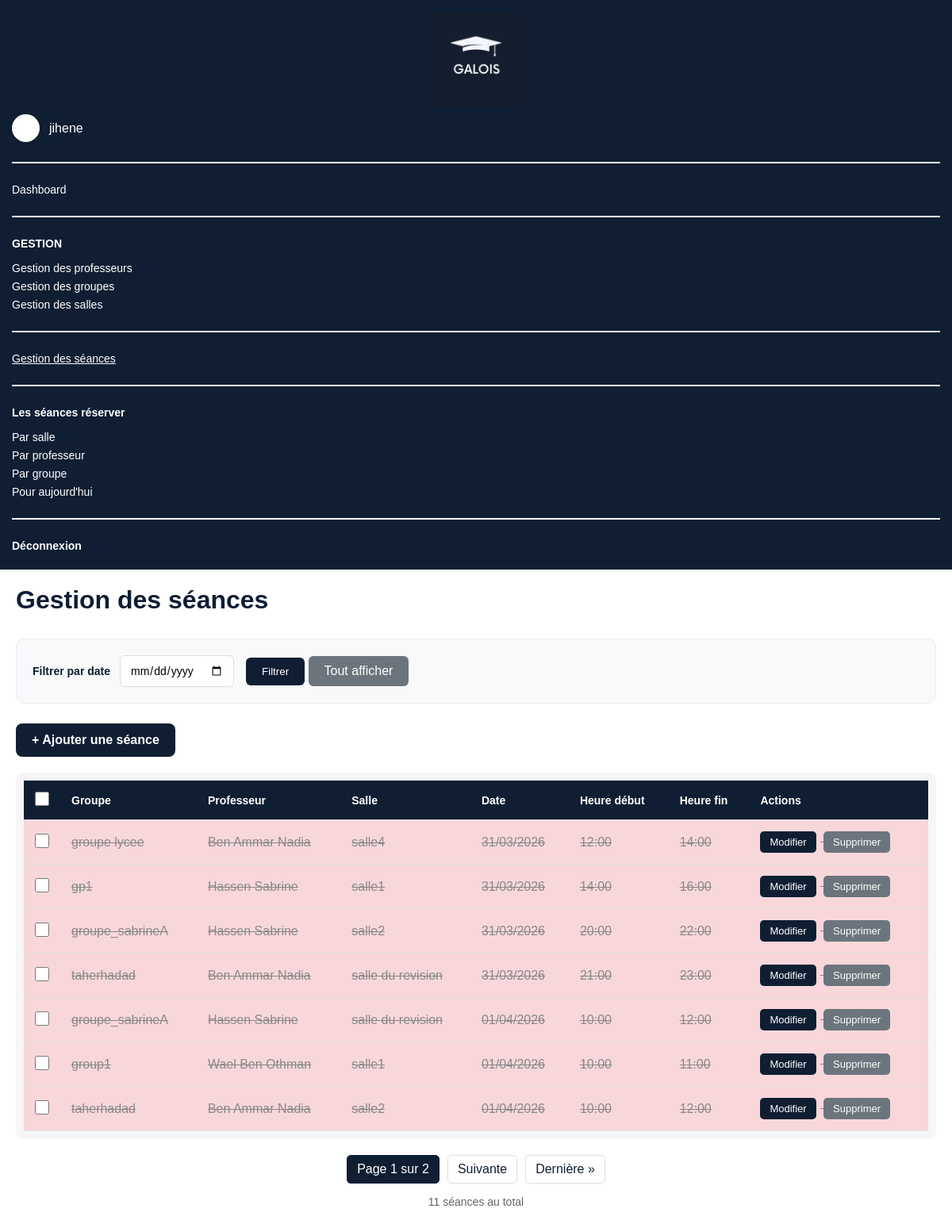
Page /seances/ (signed in) on the committed database.
### emploi_du_temps/models.py (models this page shows, shortened)
class Seance(models.Model):
    groupe = models.ForeignKey(Groupe, on_delete=models.CASCADE, related_name='seances')
    salle = models.ForeignKey(Salle, on_delete=models.CASCADE, related_name='seances')
    date = models.DateField()
    heure_debut = models.TimeField()
    heure_fin = models.TimeField()
    class Meta:
        ordering = ['date', 'heure_debut']
    def est_passee(self):
        now = timezone.now()
        return timezone.make_aware(
            timezone.datetime.combine(self.date, self.heure_fin)
        ) < now

class Groupe(models.Model):
    nom = models.CharField(max_length=100)
    professeur = models.ForeignKey(Professeur, on_delete=models.CASCADE, related_name='groupes')
    matiere = models.ForeignKey(Matiere, on_delete=models.CASCADE, related_name='groupes')
    nombre_etudiants = models.IntegerField()
    class Meta:
        unique_together = ('nom', 'professeur', 'matiere')

class Professeur(models.Model):
    user = models.OneToOneField(User, on_delete=models.CASCADE, null=True, blank=True)
    nom = models.CharField(max_length=100)
    prenom = models.CharField(max_length=100)
    email = models.EmailField(unique=True)
    telephone = models.CharField(max_length=20, unique=True)
    matiere = models.ForeignKey(Matiere, on_delete=models.SET_NULL, null=True, blank=True, related_name='professeurs')
    class Meta:
        verbose_name_plural = "professeurs"
    @property
    def nom_complet(self):
        return f"{self.prenom} {self.nom}"

class Salle(models.Model):
    nom = models.CharField(max_length=50, unique=True)
    capacite = models.IntegerField()

### emploi_du_temps/views.py (the view)
# urls.py: path('seances/', views.liste_seances, name='seances'),
@login_required
@login_required
def liste_seances(request):
    from datetime import datetime
    date_filter = request.GET.get('date_filter', '')
    seances = Seance.objects.all().select_related('groupe', 'salle', 'groupe__professeur').order_by('date', 'heure_debut')
    if date_filter:
        try:
            filter_date = datetime.strptime(date_filter, '%Y-%m-%d').date()
            seances = seances.filter(date=filter_date)
        except ValueError:
            pass
    paginator = Paginator(seances, 7)
    page = request.GET.get('page', 1)
    try:
        seances_page = paginator.page(page)
    except PageNotAnInteger:
        seances_page = paginator.page(1)
    except EmptyPage:
        seances_page = paginator.page(paginator.num_pages)
    return render(request, 'gestion-seances.html', {
        'seances': seances_page,
        'date_filter_value': date_filter,
        'total_count': seances.count(),
    })

### emploi_du_temps/templates/gestion-seances.html (shortened to what this page needs)
<!DOCTYPE html>
<html lang="fr">
<head>
    {% load static %}
</head>
<body>
    <div class="container">
        <aside class="sidebar">
            <div class="logo-box">
                <img src="{% static 'images/logo.png' %}" alt="Logo" class="logo-sidebar">
            </div>
            <div class="admin-line">
                <div class="small-avatar"></div>
                <span>{{ request.user.username }}</span>
            </div>
            <hr>
            <a href="{% url 'dashboard' %}">Dashboard</a>
            <hr>
            <p class="menu-title">GESTION</p>
            <a href="{% url 'professeurs' %}">Gestion des professeurs</a>
            <a href="{% url 'groupes' %}">Gestion des groupes</a>
            <a href="{% url 'salles' %}">Gestion des salles</a>
            <hr>
            <a href="{% url 'seances' %}" class="active">Gestion des séances</a>
            <hr>
            <p class="menu-title">Les séances réserver</p>
            <a href="{% url 'emploi_salle' %}">Par salle</a>
            <a href="{% url 'emploi_professeur' %}">Par professeur</a>
            <a href="{% url 'emploi_groupe' %}">Par groupe</a>
            <a href="{% url 'emploi_today' %}">Pour aujourd'hui</a>
            <hr>
            <a href="{% url 'logout' %}" class="logout">Déconnexion</a>
        </aside>
        <main class="content">
            <h1>Gestion des séances</h1>
            <div class="filter-section">
                <div class="filter-group">
                    <label>Filtrer par date</label>
                    <input type="date" id="date_filter" name="date_filter" value="{{ date_filter_value|default:'' }}">
                </div>
                <div>
                    <button class="filter-btn" onclick="applyDateFilter()">Filtrer</button>
                    <a href="?" class="clear-btn">Tout afficher</a>
                </div>
            </div>
            <div class="add-container">
                <a href="{% url 'ajouter_seance' %}" class="add-btn">+ Ajouter une séance</a>
            </div>
            <div class="table-container">
                <form id="deleteMultipleForm" method="post" action="{% url 'supprimer_seances_multiple' %}">
                    <table>
                        <thead>
                            <tr>
                                <th class="checkbox-col">
                                    <input type="checkbox" id="selectAll" class="select-all">
                                </th>
                                <th>Groupe</th>
                                <th>Professeur</th>
                                <th>Salle</th>
                                <th>Date</th>
                                <th>Heure début</th>
                                <th>Heure fin</th>
                                <th>Actions</th>
                            </tr>
                        </thead>
                        <tbody>
                            {% for seance in seances %}
                            <tr class="{% if seance.est_passee %}seance-passee{% endif %}">
                                <td class="checkbox-col">
                                    <input type="checkbox" class="seance-checkbox" value="{{ seance.id }}">
                                </td>
                                <td>{{ seance.groupe.nom }}</td>
                                <td>{{ seance.groupe.professeur.nom_complet }}</td>
                                <td>{{ seance.salle.nom }}</td>
                                <td>{{ seance.date|date:"d/m/Y" }}</td>
                                <td>{{ seance.heure_debut|time:"H:i" }}</td>
                                <td>{{ seance.heure_fin|time:"H:i" }}</td>
                                <td>
                                    <a href="{% url 'modifier_seance' seance.id %}" class="btn edit">Modifier</a>
                                    <a href="#" class="btn delete" data-id="{{ seance.id }}" data-nom="{{ seance.groupe.nom }} - {{ seance.date|date:'d/m/Y' }}">Supprimer</a>
                                </td>
                            </tr>
                            {% endfor %}
                        </tbody>
                    </table>
                </form>
            </div>
            {% if seances.paginator.num_pages > 1 %}
            <div class="pagination">
                <span class="current">
                    Page {{ seances.number }} sur {{ seances.paginator.num_pages }}
                </span>
                {% if seances.has_next %}
                    <a href="?page={{ seances.next_page_number }}{% if date_filter_value %}&date_filter={{ date_filter_value }}{% endif %}">Suivante</a>
                    <a href="?page={{ seances.paginator.num_pages }}{% if date_filter_value %}&date_filter={{ date_filter_value }}{% endif %}">Dernière &raquo;</a>
                {% endif %}
            </div>
            {% endif %}
            <div class="info-count">
                {{ total_count }} séance{{ total_count|pluralize:"s" }} au total
            </div>
        </main>
    </div>
</body>
</html>

### emploi_du_temps/templates/gestion-seances.html (style rules this page uses)
* { margin: 0; padding: 0; box-sizing: border-box; font-family: Arial, sans-serif; }
.container { display: flex; height: 100vh; }
.sidebar { width: 270px; background-color: #0f1e33; color: white; padding: 25px 20px; }
.logo-box { text-align: center; margin-bottom: 5px; }
.logo-sidebar { width: 120px; }
.admin-line { display: flex; align-items: center; gap: 12px; margin-bottom: 20px; }
.small-avatar { width: 35px; height: 35px; background-color: white; border-radius: 50%; }
.sidebar hr { border: 1px solid white; margin: 25px 0; }
.menu-title { font-weight: bold; margin-bottom: 15px; font-size: 14px; }
.sidebar a { display: block; color: white; text-decoration: none; margin: 7px 0; font-size: 14px; }
.sidebar a.active { text-decoration: underline; }
.logout { font-weight: bold; }
.content { flex: 1; background-color: #ffffff; padding: 40px; overflow-y: auto; }
h1 { margin-bottom: 30px; color: #0f1e33; }
.filter-section { background: #f8f9fa; border-radius: 10px; padding: 20px; margin-bottom: 25px; display: flex; align-items: center; gap: 15px; flex-wrap: wrap; border: 1px solid #e9ecef; }
.filter-group { display: flex; align-items: center; gap: 12px; }
.filter-group label { font-weight: 600; color: #0f1e33; font-size: 14px; }
.filter-group input { padding: 10px 12px; border: 1px solid #ddd; border-radius: 6px; font-size: 14px; cursor: pointer; transition: all 0.3s; }
.filter-btn { background: #0f1e33; color: white; border: none; padding: 10px 20px; border-radius: 6px; cursor: pointer; font-weight: 500; transition: all 0.3s; }
.clear-btn { background: #6c757d; color: white; border: none; padding: 10px 20px; border-radius: 6px; cursor: pointer; font-weight: 500; text-decoration: none; display: inline-block; }
.add-container { margin-bottom: 20px; }
a.add-btn { background-color: #0f1e33; color: white; padding: 12px 20px; border-radius: 8px; font-weight: bold; text-decoration: none; display: inline-block; transition: background-color 0.3s; }
.table-container { background-color: #f4f6f8; padding: 20px; border-radius: 10px; overflow-x: auto; }
table { width: 100%; border-collapse: collapse; min-width: 800px; }
thead { background-color: #0f1e33; color: white; }
th, td { padding: 14px; text-align: left; border-bottom: 1px solid #e0e0e0; }
th { font-weight: bold; font-size: 14px; }
tbody tr { background-color: #ffffff; transition: all 0.2s; }
tr.seance-passee td { text-decoration: line-through; color: #888; background-color: #f8d7da; }
.checkbox-col { width: 40px; text-align: center; }
.checkbox-col input[type="checkbox"] { width: 18px; height: 18px; cursor: pointer; }
a.btn { display: inline-block; padding: 6px 12px; border-radius: 5px; color: white; text-decoration: none; cursor: pointer; margin-right: 5px; font-size: 13px; transition: background-color 0.3s; }
a.edit { background-color: #0f1e33; }
a.delete { background-color: #6c757d; }
.pagination { margin-top: 20px; display: flex; justify-content: center; gap: 10px; flex-wrap: wrap; }
.pagination a, .pagination span { padding: 8px 12px; border: 1px solid #ddd; border-radius: 5px; text-decoration: none; color: #0f1e33; transition: all 0.3s; }
.pagination .current { background-color: #0f1e33; color: white; border-color: #0f1e33; }
.info-count { margin-top: 15px; color: #666; font-size: 14px; text-align: center; }
.select-all { cursor: pointer; }
@media (max-width: 1200px) { .container { flex-direction: column; height: auto; min-height: 100vh; } }
@media (max-width: 1200px) { .sidebar { width: 100%; padding: 15px; } }
@media (max-width: 1200px) { .content { padding: 20px; } }
@media (max-width: 1200px) { .table-container { padding: 10px; } }
@media (max-width: 1200px) { table { min-width: 600px; } }

### rows in the picture
Seance: groupe.nom "groupe lycee", groupe.professeur.nom_complet "Ben Ammar Nadia", salle.nom "salle4", date "31/03/2026", heure_debut "12:00", heure_fin "14:00"
Seance: groupe.nom "gp1", groupe.professeur.nom_complet "Hassen Sabrine", salle.nom "salle1", date "31/03/2026", heure_debut "14:00", heure_fin "16:00"
Seance: groupe.nom "groupe_sabrineA", groupe.professeur.nom_complet "Hassen Sabrine", salle.nom "salle2", date "31/03/2026", heure_debut "20:00", heure_fin "22:00"
Seance: groupe.nom "taherhadad", groupe.professeur.nom_complet "Ben Ammar Nadia", salle.nom "salle du revision", date "31/03/2026", heure_debut "21:00", heure_fin "23:00"
Seance: groupe.nom "groupe_sabrineA", groupe.professeur.nom_complet "Hassen Sabrine", salle.nom "salle du revision", date "01/04/2026", heure_debut "10:00", heure_fin "12:00"
Seance: groupe.nom "group1", groupe.professeur.nom_complet "Wael Ben Othman", salle.nom "salle1", date "01/04/2026", heure_debut "10:00", heure_fin "11:00"
Seance: groupe.nom "taherhadad", groupe.professeur.nom_complet "Ben Ammar Nadia", salle.nom "salle2", date "01/04/2026", heure_debut "10:00", heure_fin "12:00"

### other values in the picture
{{ request.user.username }} "jihene"
{{ seances.number }} "1"
{{ seances.paginator.num_pages }} "2"
{{ total_count }} "11"
